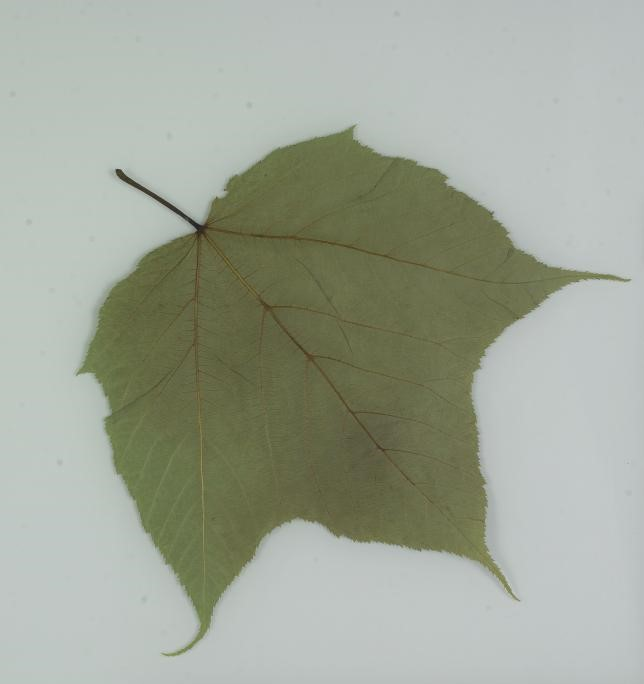
#> input picture ImageData/wb1188-10-2.jpg, 644 x 684 px, found by its file name
$ python Test.py   (older library calls are emulated)
#> lines starting #> are read from the running program, lines starting #| are printed output that depends on the picture; after the words box and inside, x2 and y2 are one past the last pixel; in counts of white or black regions, pixels touching at a corner belong together; long printed decimals are rounded
import math

import cv2
import numpy as np
from skimage.feature import greycomatrix, greycoprops

leaf = cv2.imread(r"C:\Users\user-pc\Downloads\ImageData\New folder\wb1188-10-2.jpg")
#> leaf is the input picture: shape (684, 644, 3); mean B, G, R 151.9, 166, 159.8
cv2.imshow("Original Image",leaf)

img = cv2.cvtColor(leaf, cv2.COLOR_BGR2GRAY)
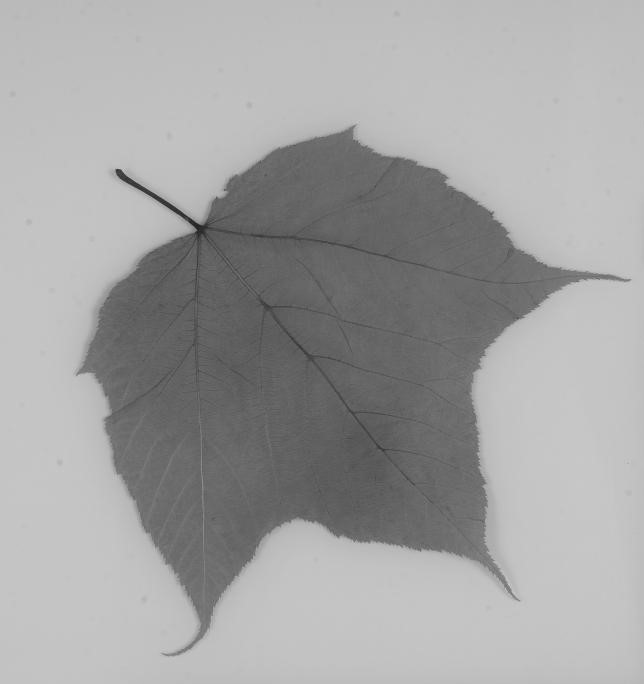
#> img: shape (684, 644); min 29, max 205, mean 162.6
thresh = cv2.medianBlur(img, 3)
thresh = cv2.adaptiveThreshold(thresh, 255, cv2.ADAPTIVE_THRESH_GAUSSIAN_C,
                                   cv2.THRESH_BINARY, 11, 2)
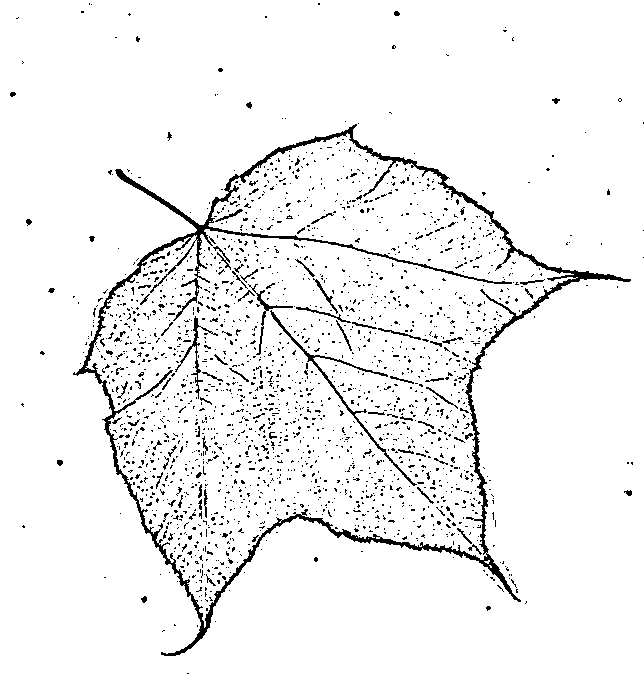
#> thresh: shape (684, 644); 94.7% white; black in thin lines or dots
cv2.waitKey(0)
cv2.imshow("Original Image",thresh)
cv2.waitKey(0)
featureData = []
distances = [1]
angles = [0]
properties = ['energy', 'homogeneity', 'contrast', 'correlation', 'dissimilarity']

glcm = greycomatrix(thresh,
                    distances=distances,
                    angles=angles,
                    symmetric=True,
                    normed=True)

featureData.append(np.hstack([greycoprops(glcm, prop).ravel() for prop in properties]))
# print(featureData)
logFeatureData = []

for i in range(len(featureData)):
    features = featureData[i]
    for j in range(len(features)):
        if features[j] > 0:
            features[j] = (math.log10(features[j]))
        else:
            features[j] = math.log10(-1 * features[j])

    logFeatureData.append(features)
#> this loop made 1 pass
#> after the loop, logFeatureData = [[-0.0314, -0.0158, 3.37, -0.191, 0.959]]

logHuMomentData = []

# Calculate Moments
moments = cv2.moments(thresh)
#> moments = moments, m00 106393650, centre m10/m00, m01/m00 = (322.4, 340.1)
    # Calculate Hu Moments
huMoments = cv2.HuMoments(moments)
#> huMoments = [0.000711, 1.97e-09, 5.97e-16, 1.93e-14, -6.01e-29, 7.15e-20, 2.67e-29]
logTransform = []
for i in range(len(huMoments)):
    if huMoments[i] > 0:
        logTransform.append(math.log10(huMoments[i]))
    else:
        logTransform.append(math.log10(-1 * huMoments[i]))
#> this loop made 7 passes
#> after the loop, logTransform = [-3.15, -8.7, -15.22, -13.71, -28.22, -19.15, -28.57]
for p in range(len(logTransform)):
    logTransform[p] = round(logTransform[p], 3)
#> after the loop, logTransform = [-3.15, -8.71, -15.22, -13.71, -28.22, -19.15, -28.57]
logHuMomentData.append(logTransform)

# Print every feature vector in the dataset
print("List of feature vectors for the Dataset: ")
File_object = open(r"newdata.txt",mode="w")
for i in range(len(logHuMomentData)):
    File_object.write(str(logFeatureData[i]))
    File_object.write(",")
    File_object.write(str(logHuMomentData[i]))
    print(logFeatureData[i])
    print(",")
    print(logHuMomentData[i])
    print("\n")
#> this loop made 1 pass
#| [-0.03139 -0.01578  3.366 -0.1912  0.9591 ]
#| ,
#| [-3.148, -8.705, -15.224, -13.713, -28.221, -19.146, -28.574]

$ run again, with ImageData/wb1127-01-1.jpg copied over ImageData/wb1188-10-2.jpg
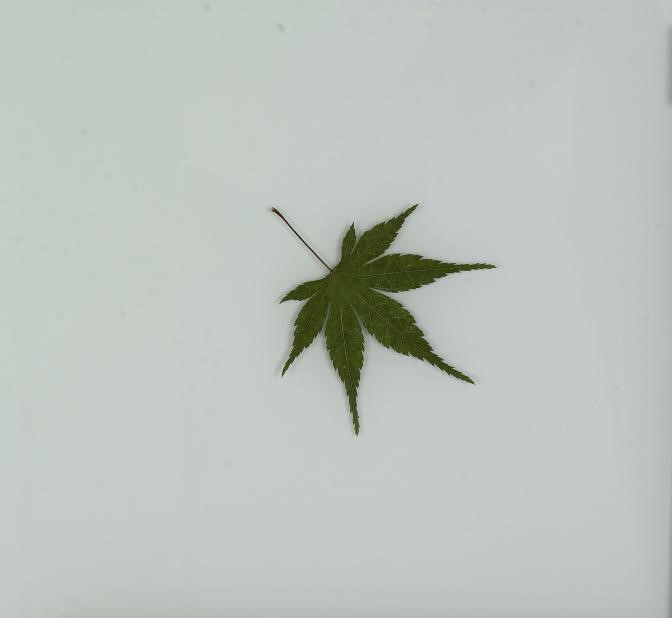
#> input picture ImageData/wb1127-01-1.jpg, 672 x 618 px, found by its file name
#> leaf is the input picture: shape (618, 672, 3); mean B, G, R 190.7, 195.1, 188.9
#> `img = cv2.cvtColor(leaf, cv2.COLOR_BGR2GRAY)`:
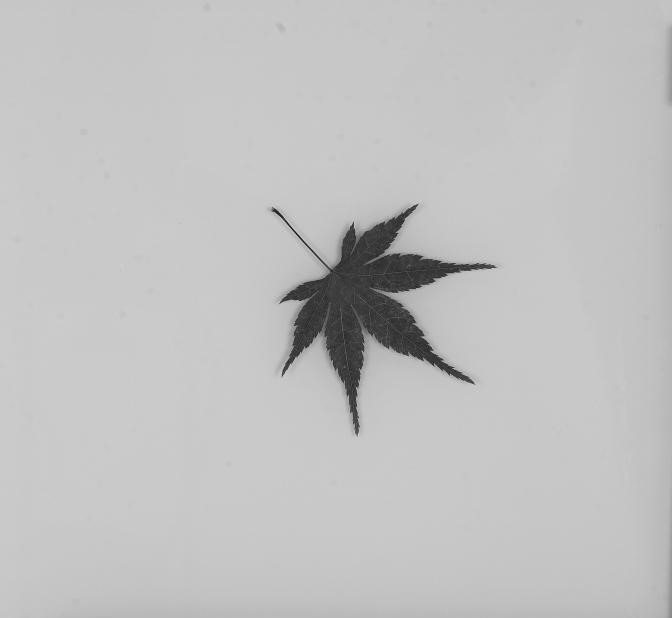
#> img: shape (618, 672); min 11, max 220, mean 192.8
#> `thresh = cv2.adaptiveThreshold(thresh, 255, cv2.ADAPTIVE_THRESH_GAUSSI..`:
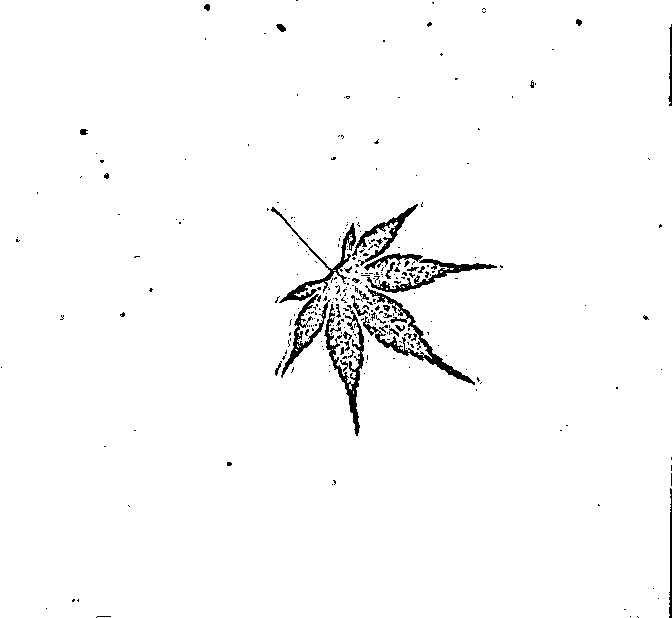
#> thresh: shape (618, 672); 97.9% white; 290 black regions (253 under 20 px), largest, box (x1, y1, x2, y2) and area: (363, 285, 475, 385) 1361, (364, 253, 497, 293) 1204, (324, 304, 364, 436) 1191
#> the loop `for i in range(len(featureData)):` made 1 pass
#> after the loop `for i in range(len(featureData)):`: logFeatureData = [[-0.0115, -0.00488, 2.86, -0.141, 0.455]]
#> moments = moments, m00 103689375, centre m10/m00, m01/m00 = (334.5, 308.6)
#> huMoments = [0.00068, 3.19e-09, 1.88e-15, 5.09e-15, 1.51e-29, 2.55e-19, 4.55e-30]
#> the loop `for i in range(len(huMoments)):` made 7 passes
#> after the loop `for i in range(len(huMoments)):`: logTransform = [-3.17, -8.5, -14.73, -14.29, -28.82, -18.59, -29.34]
#> the loop `for p in range(len(logTransform)):` made 7 passes
#> the loop `for i in range(len(logHuMomentData)):` made 1 pass
#| [-0.01147 -0.004882  2.861  -0.1406  0.4549]
#| ,
#| [-3.167, -8.496, -14.726, -14.293, -28.821, -18.594, -29.342]

$ run again, with ImageData/wb1127-01-2.jpg copied over ImageData/wb1188-10-2.jpg
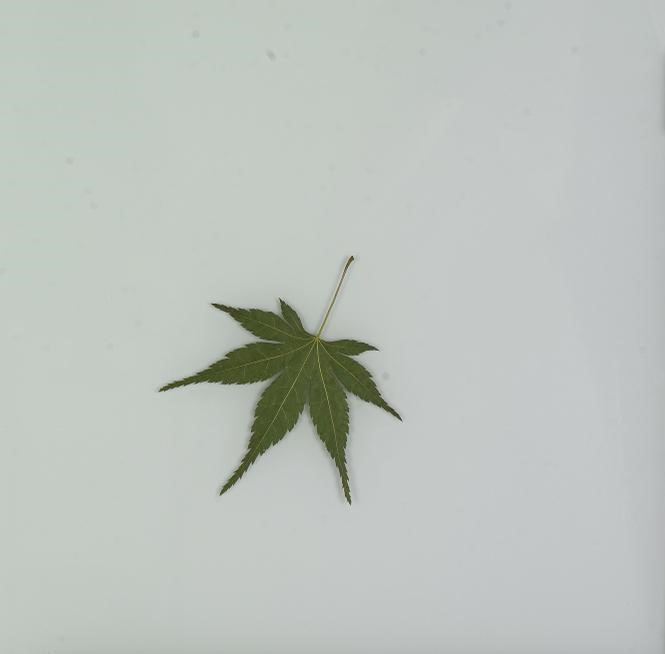
#> input picture ImageData/wb1127-01-2.jpg, 665 x 654 px, found by its file name
#> leaf is the input picture: shape (654, 665, 3); mean B, G, R 190, 195, 189.2
#> `img = cv2.cvtColor(leaf, cv2.COLOR_BGR2GRAY)`:
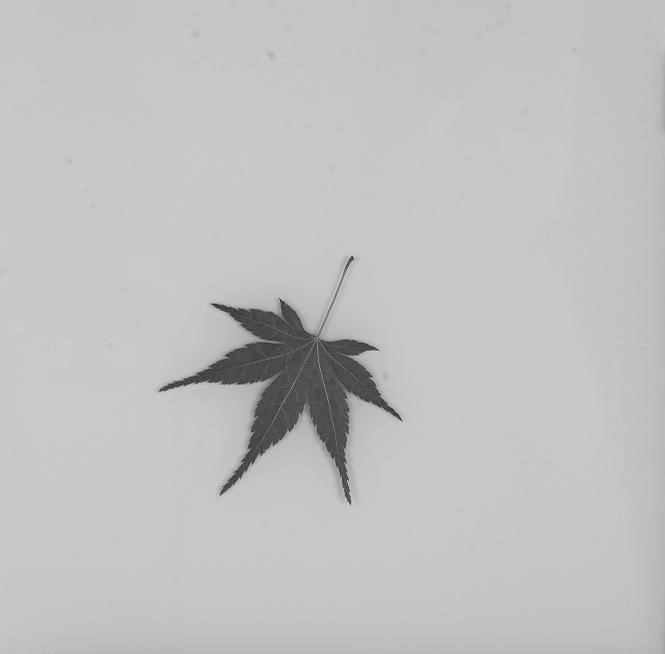
#> img: shape (654, 665); min 36, max 215, mean 192.7
#> `thresh = cv2.adaptiveThreshold(thresh, 255, cv2.ADAPTIVE_THRESH_GAUSSI..`:
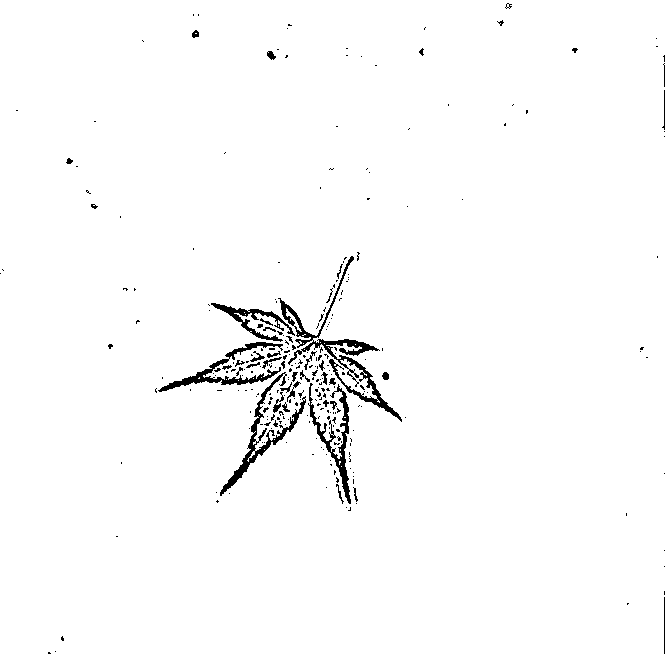
#> thresh: shape (654, 665); 98.1% white; 279 black regions (239 under 20 px), largest, box (x1, y1, x2, y2) and area: (278, 256, 402, 422) 2038, (220, 372, 306, 496) 1229, (158, 342, 283, 392) 1077
#> the loop `for i in range(len(featureData)):` made 1 pass
#> after the loop `for i in range(len(featureData)):`: logFeatureData = [[-0.0107, -0.00461, 2.84, -0.143, 0.43]]
#> moments = moments, m00 108754695, centre m10/m00, m01/m00 = (332.6, 325.6)
#> huMoments = [0.000677, 1.36e-10, 1.8e-17, 2.01e-14, 1.2e-29, -5.99e-20, -1.1e-30]
#> the loop `for i in range(len(huMoments)):` made 7 passes
#> after the loop `for i in range(len(huMoments)):`: logTransform = [-3.17, -9.87, -16.75, -13.7, -28.92, -19.22, -29.96]
#> the loop `for p in range(len(logTransform)):` made 7 passes
#> the loop `for i in range(len(logHuMomentData)):` made 1 pass
#| [-0.01072 -0.00461  2.837 -0.1426  0.4301]
#| ,
#| [-3.17, -9.865, -16.745, -13.697, -28.92, -19.222, -29.958]

$ run again, with ImageData/wb1127-01-3.jpg copied over ImageData/wb1188-10-2.jpg
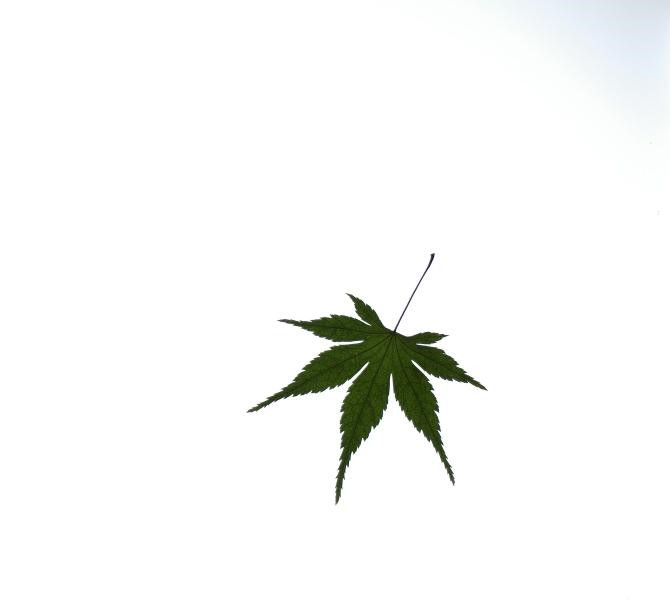
#> input picture ImageData/wb1127-01-3.jpg, 670 x 606 px, found by its file name
#> leaf is the input picture: shape (606, 670, 3); mean B, G, R 246.6, 247.9, 247
#> `img = cv2.cvtColor(leaf, cv2.COLOR_BGR2GRAY)`:
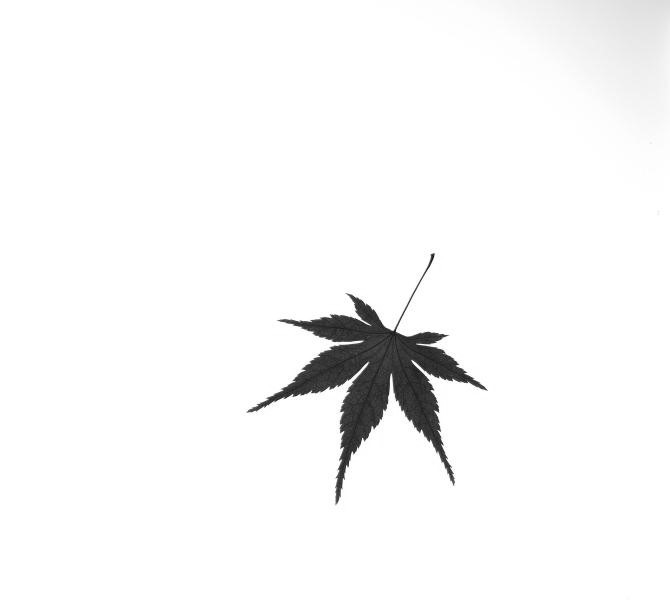
#> img: shape (606, 670); min 8, max 255, mean 247.5
#> `thresh = cv2.adaptiveThreshold(thresh, 255, cv2.ADAPTIVE_THRESH_GAUSSI..`:
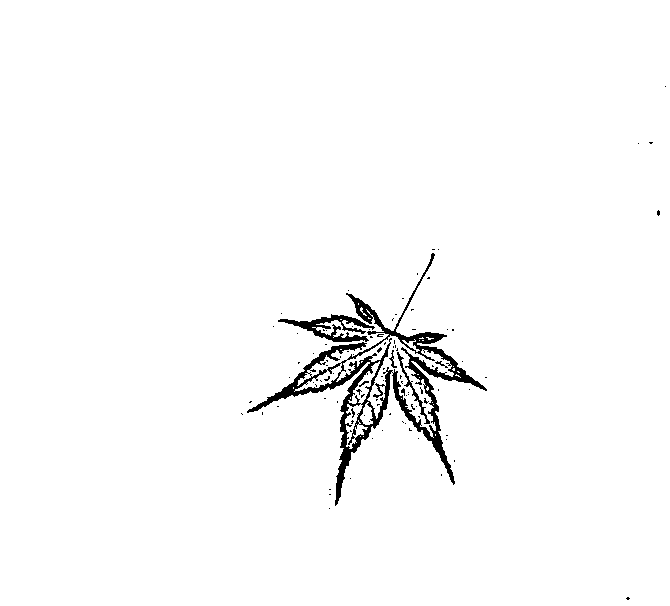
#> thresh: shape (606, 670); 97.9% white; 101 black regions (95 under 20 px), largest, box (x1, y1, x2, y2) and area: (247, 253, 487, 506) 6789, (278, 314, 375, 342) 971, (397, 352, 430, 424) 235, (389, 350, 397, 368) 44, (435, 361, 448, 368) 27, (359, 381, 369, 387) 22
#> the loop `for i in range(len(featureData)):` made 1 pass
#> after the loop `for i in range(len(featureData)):`: logFeatureData = [[-0.0109, -0.00358, 2.73, -0.0975, 0.32]]
#> moments = moments, m00 101383665, centre m10/m00, m01/m00 = (333.6, 300.9)
#> huMoments = [0.000683, 4.8e-09, 2.01e-15, 4.33e-14, -2.66e-28, -1.44e-18, -3.03e-28]
#> the loop `for i in range(len(huMoments)):` made 7 passes
#> after the loop `for i in range(len(huMoments)):`: logTransform = [-3.17, -8.32, -14.7, -13.36, -27.58, -17.84, -27.52]
#> the loop `for p in range(len(logTransform)):` made 7 passes
#> after the loop `for p in range(len(logTransform)):`: logTransform = [-3.17, -8.32, -14.7, -13.36, -27.57, -17.84, -27.52]
#> the loop `for i in range(len(logHuMomentData)):` made 1 pass
#| [-0.01088   -0.003575  2.727 -0.09755  0.3203]
#| ,
#| [-3.166, -8.319, -14.698, -13.364, -27.575, -17.841, -27.518]
